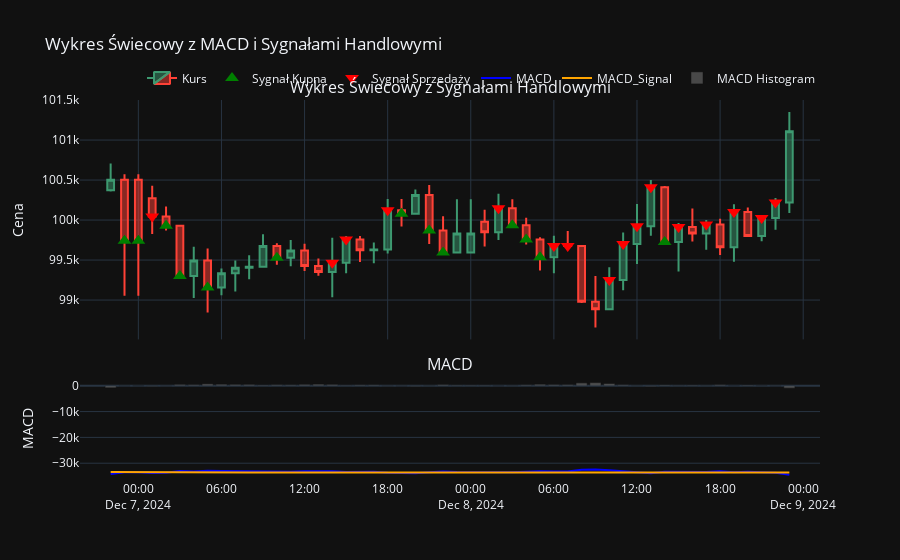

Source (notebook cell):
### Code cell
import plotly.graph_objects as go
from plotly.subplots import make_subplots

# Tworzenie wykresu z dwoma panelami
fig = make_subplots(
    rows=2,
    cols=1,
    shared_xaxes=True,
    vertical_spacing=0.1,
    row_heights=[0.7, 0.3],
    subplot_titles=("Wykres Świecowy z Sygnałami Handlowymi", "MACD"),
)

# Dodanie wykresu świecowego do pierwszego panelu
fig.add_trace(
    go.Candlestick(
        x=df_plot["Opened"],
        open=df_plot["Open"],
        high=df_plot["High"],
        low=df_plot["Low"],
        close=df_plot["Close"],
        name="Kurs",
    ),
    row=1,
    col=1,
)

# Dodanie markerów sygnałów kupna
buy_signals = df_plot[df_plot["Signal"] > 0]
fig.add_trace(
    go.Scatter(
        x=buy_signals["Opened"],
        y=buy_signals["Close"],
        mode="markers",
        marker=dict(symbol="triangle-up", color="green", size=12),
        name="Sygnał Kupna",
    ),
    row=1,
    col=1,
)

# Dodanie markerów sygnałów sprzedaży
sell_signals = df_plot[df_plot["Signal"] < 0]
fig.add_trace(
    go.Scatter(
        x=sell_signals["Opened"],
        y=sell_signals["Close"],
        mode="markers",
        marker=dict(symbol="triangle-down", color="red", size=12),
        name="Sygnał Sprzedaży",
    ),
    row=1,
    col=1,
)

# Dodanie MACD do drugiego panelu
fig.add_trace(
    go.Scatter(
        x=df_plot["Opened"],
        y=df_plot["MACD"],
        mode="lines",
        name="MACD",
        line=dict(color="blue"),
    ),
    row=2,
    col=1,
)

# Dodanie MACD_Signal do drugiego panelu
fig.add_trace(
    go.Scatter(
        x=df_plot["Opened"],
        y=df_plot["MACD_Signal"],
        mode="lines",
        name="MACD_Signal",
        line=dict(color="orange"),
    ),
    row=2,
    col=1,
)

# Opcjonalnie: Dodanie histogramu różnicy MACD i MACD_Signal (MACD Histogram)
fig.add_trace(
    go.Bar(
        x=df_plot["Opened"],
        y=df_plot["MACD"] - df_plot["MACD_Signal"],
        name="MACD Histogram",
        marker_color="grey",
        opacity=0.5,
    ),
    row=2,
    col=1,
)

# Aktualizacja układu wykresu
fig.update_layout(
    title="Wykres Świecowy z MACD i Sygnałami Handlowymi",
    xaxis=dict(rangeslider=dict(visible=False)),
    template="plotly_dark",
    legend=dict(orientation="h", yanchor="bottom", y=1.02, xanchor="right", x=1),
)

fig.update_yaxes(title_text="Cena", row=1, col=1)
fig.update_yaxes(title_text="MACD", row=2, col=1)

fig.show()
